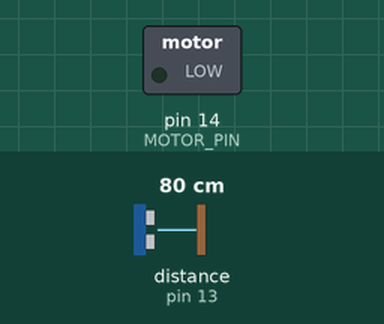
Simulated run of this sketch. Board: Arduino Uno, built with avr-gcc and run on an emulated ATmega328P. Shown: switched loads named in the sketch (green lamp = pin HIGH). The test bench sets the inputs (shaded band); at power-on: distance to the obstacle (sensor on pin 13) 80 cm. The echo pulse lasts 58.3 µs per cm.

Above: at 1.2 s.
1.3 s: distance to the obstacle (sensor on pin 13) set to 11 cm
2.8 s: distance to the obstacle (sensor on pin 13) set to 8 cm
At 3.5 s:
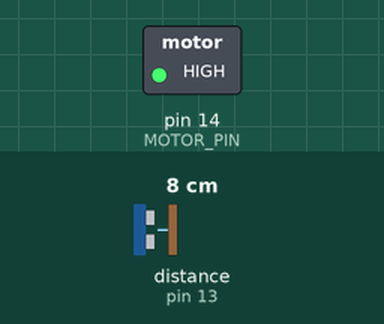
4.3 s: distance to the obstacle (sensor on pin 13) set to 18 cm
At 4.7 s:
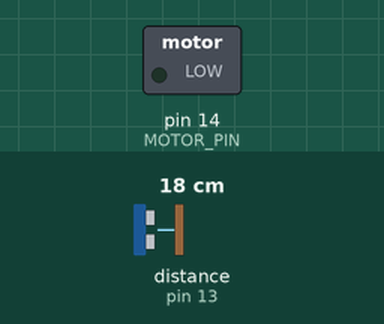
5.8 s: distance to the obstacle (sensor on pin 13) set to 2 cm
At 7.0 s:
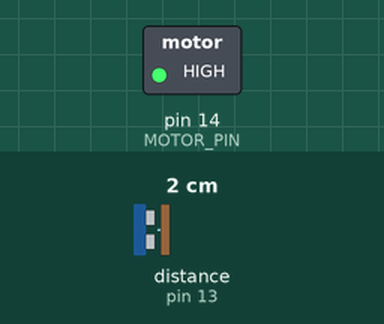
Timing chart, 0 to 8.3 s (numbered marks = the images above; inputs shaded):
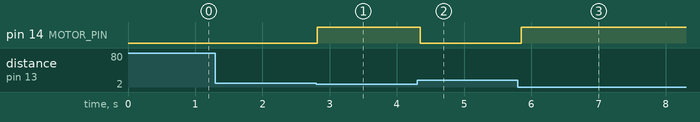

Measured:
- the behaviour switches between 10 and 9 cm on distance to the obstacle (sensor on pin 13) (found by bisection; images 0 and 1)
- after the input at 1.3 s, every drawn part: stays the same
- after the input at 2.8 s, pin 14 (MOTOR_PIN): LOW → HIGH at once
- after the input at 4.3 s, pin 14 (MOTOR_PIN): HIGH → LOW after 0.05 s
- after the input at 5.8 s, pin 14 (MOTOR_PIN): LOW → HIGH after 0.05 s

The sketch:

Sensor_Touch.ino
```cpp
// Incluye la biblioteca para el sensor ultrasónico
#include <NewPing.h>

// Configura los pines para el sensor ultrasónico
#define TRIGGER_PIN  12  // Pin del trigger
#define ECHO_PIN     13  // Pin del echo
#define MAX_DISTANCE 200 // Distancia máxima en cm (puede ajustarse)

// Configura el pin para el motor
#define MOTOR_PIN 14

// Crea un objeto NewPing para el sensor ultrasónico
NewPing sonar(TRIGGER_PIN, ECHO_PIN, MAX_DISTANCE);

void setup() {
  // Configura el pin del motor como salida
  pinMode(MOTOR_PIN, OUTPUT);
}

void loop() {
  // Mide la distancia con el sensor ultrasónico
  int distance = sonar.ping_cm();

  // Si la distancia es menor que 10 cm, enciende el motor
  if (distance < 10) {
    digitalWrite(MOTOR_PIN, HIGH);
  }
  // De lo contrario, apaga el motor
  else {
    digitalWrite(MOTOR_PIN, LOW);
  }

  // Espera un corto período antes de volver a medir la distancia
  delay(50);
}
```
